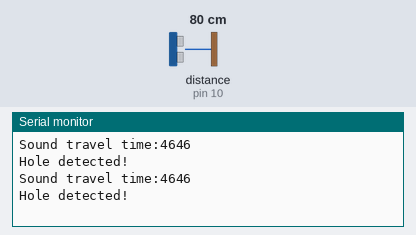
This sketch was run on a simulated Arduino Uno, built with avr-gcc and run on an emulated ATmega328P. Parts: the last lines printed to the serial monitor. Wiring (inferred from the names in the program): ultrasonic range finder: trigger pin 9; echo pin 10. Inputs (shaded band) come from the test bench; at power-on: distance to the obstacle (sensor on pin 10) 80 cm. The echo pulse lasts 58.3 µs per cm.

Above: at 1.8 s.
1.9 s: distance to the obstacle (sensor on pin 10) set to 18 cm
At 2.7 s:
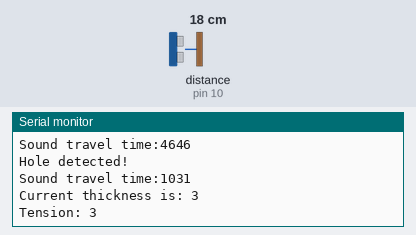
3.5 s: distance to the obstacle (sensor on pin 10) set to 2 cm
At 4.5 s:
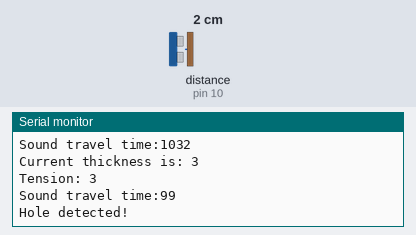
5.0 s: distance to the obstacle (sensor on pin 10) set to 250 cm
At 5.9 s:
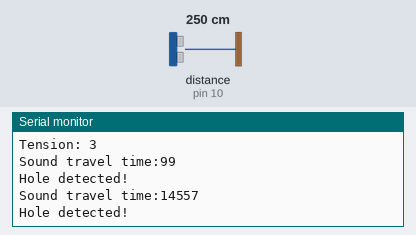
Timing chart, 0 to 8.0 s (numbered marks = the images above; inputs shaded):
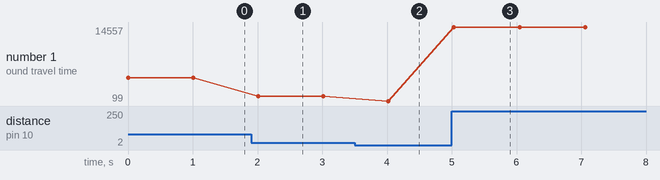

Measured:
- after the input at 1.9 s, the serial monitor: prints a new line after 0.11 s (image 1)
- after the input at 3.5 s, the serial monitor: prints a new line after 0.52 s (image 2)
- after the input at 5.0 s, the serial monitor: prints a new line at once (image 3)
- plotted number 1: 4646 → 1032 after the input at 1.9 s, 1032 → 99 after the input at 3.5 s, 99 → 14557 after the input at 5.0 s

The sketch:

ultrasonic_thickness.ino
```cpp
const int trigPin = 9;
const int echoPin = 10;
long duration;
int distance;

void setup() {
  pinMode(trigPin, OUTPUT);
  pinMode(echoPin, INPUT);
  Serial.begin(9600);
}

void loop() {


  digitalWrite(trigPin, LOW);
  delayMicroseconds(2);
  digitalWrite(trigPin, HIGH);
  delayMicroseconds(10);
  digitalWrite(trigPin, LOW);
  int original_thickness = 5;
  int total_distance = 20;

  duration = pulseIn(echoPin, HIGH);
  Serial.print("Sound travel time:");
  Serial.println(duration);

  distance = duration * 0.034/ 2;

  if ( abs(distance - total_distance) > original_thickness) {
    Serial.println("Hole detected!");
    // dist_tot = og_dist + og_thickness
  } else {
    int current_thickness = total_distance - distance;
    Serial.print("Current thickness is: ");
    Serial.println(current_thickness);
    int tension = map(current_thickness, 0, 5, 7, 0); // Example mapping, adjust as needed
    Serial.print("Tension: ");
    Serial.println(tension);
  }

  delay(1000);
}
```
